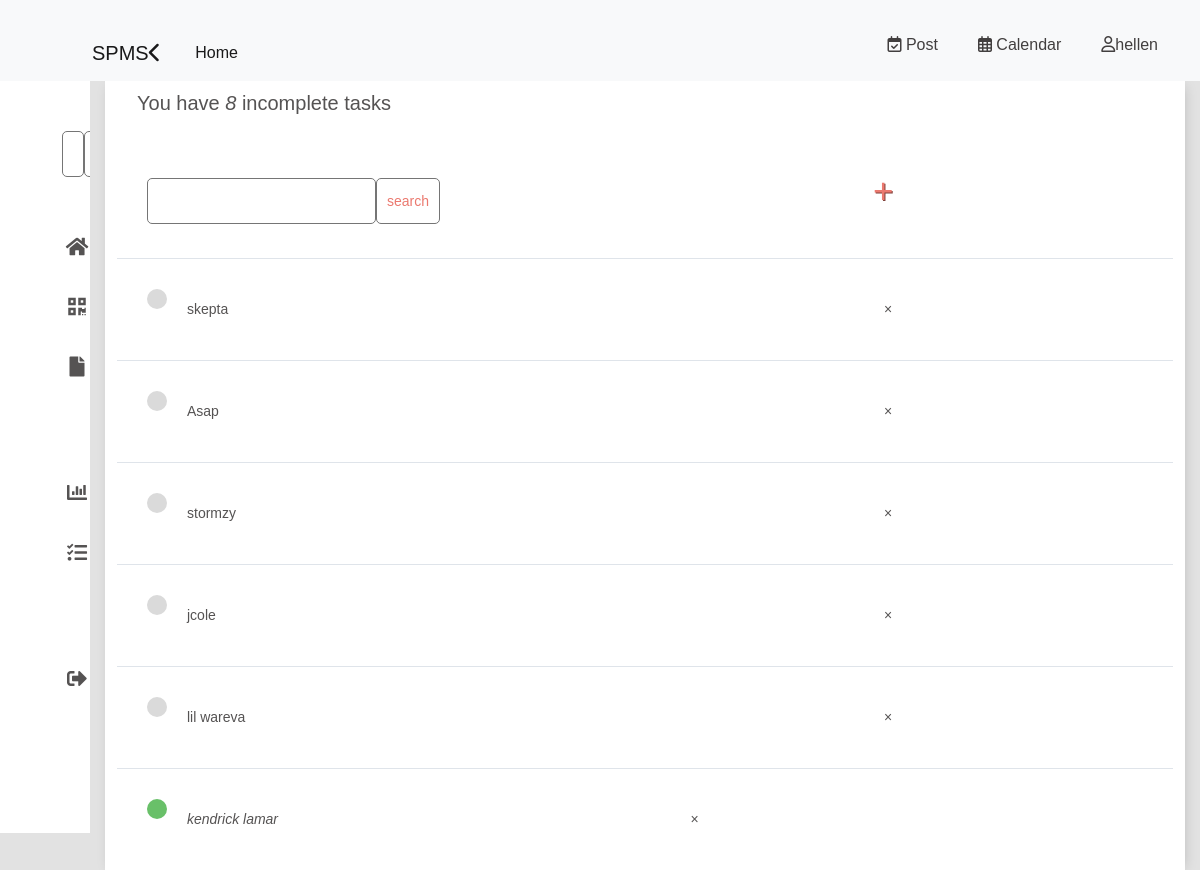
/task-list/ (signed in), run on the app's committed database.
### base/models.py (models this page shows)
class Task(models.Model):
    user = models.ForeignKey(
        User, on_delete=models.CASCADE, null=True, blank=True)
    title = models.CharField(max_length=200)
    description = models.TextField(null=True, blank=True)
    complete = models.BooleanField(default=False)
    created = models.DateTimeField(auto_now_add=True)
    def __str__(self):
        return self.title
    class Meta:
        ordering = ['complete']

### base/views.py (the view)
# urls.py: path('task-list/', TaskList.as_view(), name='tasks'),
class TaskList(LoginRequiredMixin, ListView):
    model = Task
    context_object_name = 'tasks'
    def get_queryset(self):
        qs = super().get_queryset()
        return qs.filter(user=self.request.user)
    def get_context_data(self, **kwargs):
        context = super().get_context_data(**kwargs)
        context['count'] = self.model.objects.filter(complete=False).count()
        search_input = self.request.GET.get('search-area','')
        if search_input:
            context['tasks'] = context['tasks'].filter(
                title__icontains=search_input)
        context['search_input'] = search_input
        return context

### base/templates/base/task_list.html (shortened to what this page needs)
{% extends 'partials/main.html'%}
{% load static%}
{% block content %}
{% load static %}
{% include 'partials/topnav.html' %}
<div class="container-mod">
{% include 'partials/sidebar.html' %}
<div class="container">
<div class="header-bar">
    <div>
        <h3 style="margin: 0; font-size: 20px; color:rgb(85, 83, 83);"> You have <i>{{count}}</i> incomplete task{{ count|pluralize:"s" }}</h3>
    </div>
</div>
<div id="search-add-wrapper">
<form method="GET" style="margin-top:20px;display: flex;">
    <input type="text" name="search-area" value="{{search_input}}">
    <input class="button" type="submit" value="search">
</form>
<a id="add-link" href="{% url 'task-create'%}">&#x2b;</a>
</div>
<div class="task-items-wrapper">
   {% for task in tasks %}
        <div class="task-wrapper">
            {%if task.complete %}
               <div class="task-title">
                  <div class="task-complete-icon"></div>
                  <i><s><a href="{% url 'task-update' task.id %}">{{task}}</a></s></i>
               </div>
               <a class="delete-link" href="{%url 'task-delete' task.id%}">&#215;</a>
            {% else %}
            <div class="task-title">
                <div class="task-incomplete-icon"></div>
                <a href="{% url 'task-update' task.id %}">{{task}}</a>
             </div>
             <a class="delete-link" href="{%url 'task-delete' task.id%}" >&#215;</a>
            {% endif %}
        </div>
   {% empty %}
   <h3> No item in the list</h3>
   {% endfor %}
</div>
</div>
</div>
{% endblock content%}

### base/templates/partials/topnav.html (shortened to what this page needs)
{% extends 'partials/base.html'%}
{% block content%}
{% load static%}
<link rel="stylesheet" type="text/css" href="{% static 'css/style.css' %}">
{% block navbar%}
    <section class="nav-section">
 <nav class="navbar navbar-expand-lg navbar-light bg-light">
  <div class="container-fluid">
    <a class="navbar-brand" href="#" style="padding-left:80px; padding-top:30px;">SPMS<i class="fa-solid fa-chevron-left"></i></a>
    <div class="collapse navbar-collapse" id="navbarSupportedContent">
      <ul class="navbar-nav me-auto mb-2 mb-lg-0">
        <li class="nav-item">
          <a class="nav-link active" aria-current="page" href="/home">Home</a>
        </li>
      </ul>
      <div class="d-flex">
        <ul style="display: flex;">
            <li class="nav-item" style="list-style: none; padding-right: 30px;">
                <a href="/create-post" style="text-decoration: none;"><i class="fa-regular fa-calendar-check"></i> Post</a>
            </li>
            <li class="nav-item" style="list-style: none; padding-right: 30px;">
                <a href="#" style="text-decoration: none;"><i class="fa-regular fa-calendar"></i> Calendar</a>
            </li>
            {% if user.is_authenticated%}
            <li class="nav-item" style="list-style: none; padding-right: 30px;">
                <a href="#" style="text-decoration: none;"><i class="fa-regular fa-user"></i>{{user.username}}</a>
            </li>
            {% else %}
            <li class="nav-item">
                <a class="nav-link" href="/login"> login</a>
            </li>
            {% endif %}
        </ul>
      </div>
    </div>
  </div>
  </nav>
    </section>
    {% endblock%}
{% endblock%}

### static/css/style.css (style rules this page uses)
* { padding: 0; margin: 0; box-sizing: border-box; }
body { background:rgb(246, 252, 252) ; }

### static/css/home.css (style rules this page uses)
* { margin: 0; padding: 0; outline: none; border: none; text-decoration: none; box-sizing: border-box; font-family: "Poppins", sans-serif; }
body { background: rgb(226, 226, 226); }
ul { list-style-type: none; }
.container-mod a { position: relative; width: 280px; font-size: 14px; color: rgb(85, 83, 83); display: table; padding: 10px; text-decoration: none; }
.nav-item { position: relative; top: 12px; margin-left: 10px; }
.container-mod { display: flex; }

### base/templates/partials/main.html (style rules this page uses)
body { background-color: #fafafa; font-family: 'Nunito', sans-serif; }
a, p { color: #423f3f; }
.container { max-width: 1080px; margin: auto; background-color: #fff; -webkit-box-shadow: 2px 2px 13px -4px rgba(0, 0, 0, 0.21); box-shadow: 2px 2px 13px -4px rgba(0, 0, 0, 0.21); }
.header-bar { display: flex; justify-content: space-between; color: rgb(0, 0, 0); padding: 10px; margin-left: 10px; border-radius: 5px 5px 0 0; }
.task-wrapper { display: flex; align-items: center; justify-content: space-between; background-color: #fff; border-top: 1px solid #dfe4ea; overflow: hidden; }
.task-title { display: flex; padding: 30px; }
.task-title a { text-decoration: none; color: #4b5156; margin-left: 10px; }
.task-complete-icon { height: 20px; width: 20px; background-color: rgb(105, 192, 105); border-radius: 50%; }
.task-incomplete-icon { height: 20px; width: 20px; background-color: rgb(218, 218, 218); border-radius: 50%; }
.delete-link { text-decoration: none; font-weight: 900px; margin-right: 19px; color: #cf4949; font-size: 22px; line-height: 0; padding: 20px 0px; }
#add-link { color: #EB796F; text-decoration: none; font-size: 35px; text-shadow: 1px 1px #81413b; }
#search-add-wrapper { display: flex; justify-content: space-between; align-items: center; padding: 30px; }
input[type=text], input[type=password], textarea { border: 1px solid #757575; border-radius: 5px; padding: 10px; width: 90%; }
::placeholder { font-weight: 300; opacity: 0.5; }
.button { border: 1px solid #757575; background-color: #FFF; color: #EB796F; padding: 10px; font-size: 14px; border-radius: 5px; cursor: pointer; text-decoration: none; }

### data on the page
Task: title "skepta"
Task: title "Asap"
Task: title "stormzy"
Task: title "jcole"
Task: title "lil wareva"
Task: title "kendrick lamar"

### other printed values
{{ user.username }} "hellen"
{{ count }} "8"
